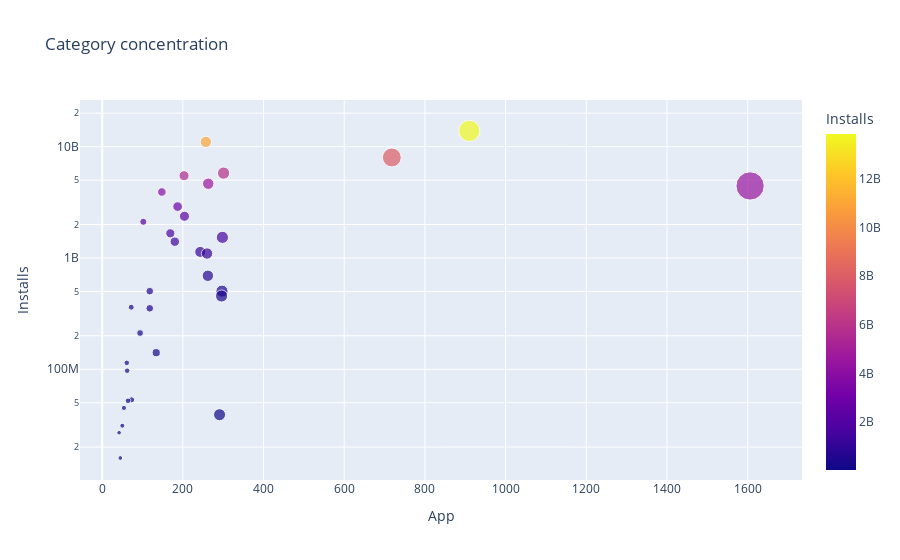

Write notebook code for a chart like this one.
### Code cell
sc=px.scatter(cat_merged_df,x="App",y="Installs",color="Installs",hover_name=cat_merged_df.index,title="Category concentration",size="App")
sc.update_layout(yaxis=dict(
  type='log'  
))
sc.show()

### Figure 1 — Plotly figure (JSON) as saved in the notebook; plotly's stock layout.template omitted (floating-point values rounded to 4 significant figures)
{"data": [{"hovertemplate": "<b>%{hovertext}</b><br><br>App=%{marker.size}<br>Installs=%{marker.color}<extra></extra>", "hovertext": ["GAME", "COMMUNICATION", "TOOLS", "PRODUCTIVITY", "SOCIAL", "PHOTOGRAPHY", "FAMILY", "VIDEO_PLAYERS", "TRAVEL_AND_LOCAL", "NEWS_AND_MAGAZINES", "ENTERTAINMENT", "BOOKS_AND_REFERENCE", "PERSONALIZATION", "SHOPPING", "HEALTH_AND_FITNESS", "SPORTS", "BUSINESS", "LIFESTYLE", "MAPS_AND_NAVIGATION", "FINANCE", "WEATHER", "EDUCATION", "FOOD_AND_DRINK", "DATING", "ART_AND_DESIGN", "HOUSE_AND_HOME", "AUTO_AND_VEHICLES", "LIBRARIES_AND_DEMO", "COMICS", "MEDICAL", "PARENTING", "BEAUTY", "EVENTS"], "legendgroup": "", "marker": {"color": [13858762717, 11039241530, 7999724500, 5788070180, 5487841475, 4649143130, 4437554490, 3916897200, 2894859300, 2369110650, 2113660000, 1665791655, 1532352930, 1400331540, 1134006220, 1096431465, 692018120, 503611120, 503267560, 455249400, 361096500, 352852000, 211677750, 140912410, 114233100, 97082000, 53129800, 52083000, 44931100, 39062676, 31116110, 26916200, 15949410], "coloraxis": "coloraxis", "size": [910, 257, 718, 301, 203, 263, 1606, 148, 187, 204, 102, 169, 298, 180, 243, 260, 262, 297, 118, 296, 72, 118, 94, 134, 61, 62, 73, 64, 54, 291, 50, 42, 45], "sizemode": "area", "sizeref": 4.015, "symbol": "circle"}, "mode": "markers", "name": "", "orientation": "v", "showlegend": false, "type": "scatter", "x": [910, 257, 718, 301, 203, 263, 1606, 148, 187, 204, 102, 169, 298, 180, 243, 260, 262, 297, 118, 296, 72, 118, 94, 134, 61, 62, 73, 64, 54, 291, 50, 42, 45], "xaxis": "x", "y": [13858762717, 11039241530, 7999724500, 5788070180, 5487841475, 4649143130, 4437554490, 3916897200, 2894859300, 2369110650, 2113660000, 1665791655, 1532352930, 1400331540, 1134006220, 1096431465, 692018120, 503611120, 503267560, 455249400, 361096500, 352852000, 211677750, 140912410, 114233100, 97082000, 53129800, 52083000, 44931100, 39062676, 31116110, 26916200, 15949410], "yaxis": "y"}], "layout": {"coloraxis": {"colorbar": {"title": {"text": "Installs"}}, "colorscale": [[0, "#0d0887"], [0.1111, "#46039f"], [0.2222, "#7201a8"], [0.3333, "#9c179e"], [0.4444, "#bd3786"], [0.5556, "#d8576b"], [0.6667, "#ed7953"], [0.7778, "#fb9f3a"], [0.8889, "#fdca26"], [1, "#f0f921"]]}, "legend": {"itemsizing": "constant", "tracegroupgap": 0}, "title": {"text": "Category concentration"}, "xaxis": {"anchor": "y", "domain": [0, 1], "title": {"text": "App"}}, "yaxis": {"anchor": "x", "domain": [0, 1], "title": {"text": "Installs"}, "type": "log"}}}
